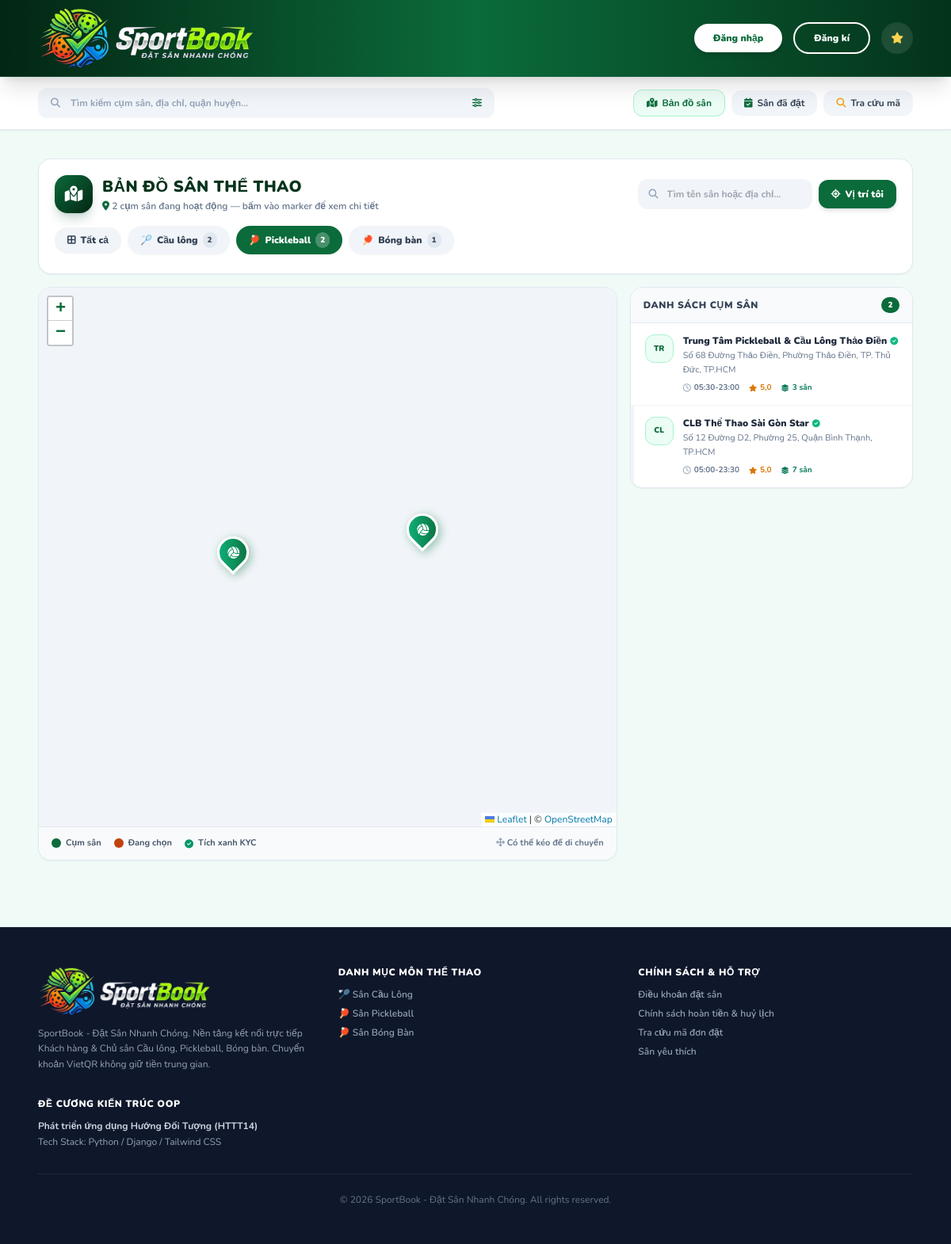
/facilities/map/?category=pickleball, run on an earlier commit of the app's database.
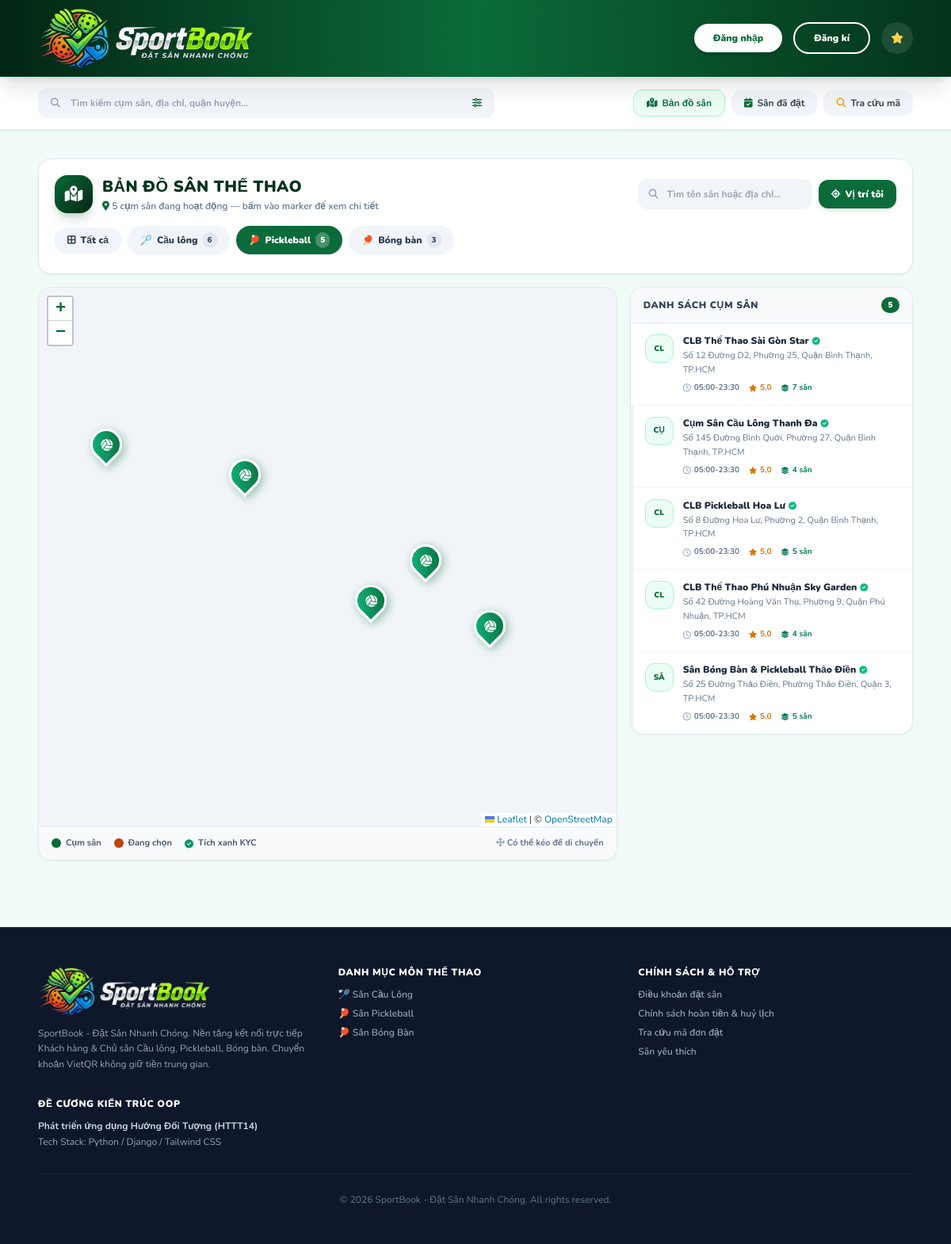
And on a later commit of the database.
### facilities/models.py (models this page shows, shortened)
class SportCategory(models.Model):
    name = models.CharField(max_length=100, unique=True, verbose_name="Tên môn thể thao")
    slug = models.SlugField(max_length=100, unique=True, blank=True)
    icon_url = models.CharField(max_length=255, blank=True, verbose_name="Biểu tượng (Icon)")
    class Meta:
        verbose_name = "Môn thể thao"
        verbose_name_plural = "Danh mục môn thể thao"
    def count_facilities(self) -> int:
        return self.get_active_facilities().count()
    def get_active_facilities(self):
        facility_ids = self.courts.filter(is_active=True).values_list('facility_id', flat=True).distinct()
        return Facility.objects.filter(id__in=facility_ids, active_status=True)

class Facility(models.Model):
    id = models.UUIDField(primary_key=True, default=uuid.uuid4, editable=False)
    owner = models.ForeignKey(
        settings.AUTH_USER_MODEL,
        on_delete=models.CASCADE,
        related_name='facilities',
        verbose_name="Chủ sân"
    )
    name = models.CharField(max_length=255, verbose_name="Tên cụm sân", db_index=True)
    address = models.TextField(verbose_name="Địa chỉ cụ thể")
    phone_contact = models.CharField(max_length=20, verbose_name="Hotline / Zalo liên hệ")
    hotline = models.CharField(max_length=20, blank=True, default='', verbose_name="Hotline chính thức")
    is_verified = models.BooleanField(default=True, verbose_name="Đã xác thực (Tích xanh)", db_index=True)
    reputation_score = models.FloatField(default=5.0, verbose_name="Điểm uy tín (1-5)")
    status = models.CharField(
        max_length=20,
        choices=FacilityStatus.choices,
        default=FacilityStatus.ACTIVE,
        verbose_name="Trạng thái hoạt động",
        db_index=True
    )
    bank_name = models.CharField(max_length=50, verbose_name="Tên ngân hàng (VD: MBBank, VCB, ICB)")
    bank_account_no = models.CharField(max_length=50, verbose_name="Số tài khoản nhận tiền")
    bank_account_name = models.CharField(max_length=150, verbose_name="Tên chủ tài khoản")
    image = models.ImageField(upload_to='facilities/', null=True, blank=True, verbose_name="Ảnh bìa cụm sân")
    custom_qr_image = models.ImageField(upload_to='qrcodes/', null=True, blank=True, verbose_name="Ảnh mã QR thanh toán (Tùy chọn)")
    open_time = models.TimeField(default=time(6, 0), verbose_name="Giờ mở cửa")
    close_time = models.TimeField(default=time(22, 0), verbose_name="Giờ đóng cửa")
    active_status = models.BooleanField(default=True, verbose_name="Đang hoạt động", db_index=True)
    latitude = models.FloatField(default=10.7769, verbose_name="Vĩ độ (GPS Latitude)")
    longitude = models.FloatField(default=106.7009, verbose_name="Kinh độ (GPS Longitude)")
    class Meta:
        verbose_name = "Cụm sân"
        verbose_name_plural = "Danh sách cụm sân"
    def get_display_hotline(self) -> str:
        return self.hotline or self.phone_contact
    def get_cover_image_url(self) -> str:
        if self.image:
            try:
                return self.image.url
            except Exception:
                pass
        name_lower = self.name.lower()
        if 'pickleball' in name_lower:
            return "https://images.unsplash.com/photo-1554068865-24cecd4e34b8?w=800&auto=format&fit=crop&q=80"
        return "https://images.unsplash.com/photo-1626224583764-f87db24ac4ea?w=800&auto=format&fit=crop&q=80"
    def get_average_rating(self) -> float:
        try:
            reviews = self.reviews.all()
            if not reviews.exists():
                return 5.0  # Mặc định sân đạt chuẩn 5.0 sao
            avg = reviews.aggregate(models.Avg('rating'))['rating__avg']
            return round(float(avg), 1) if avg else 5.0
        except Exception:
            return 5.0
    def get_total_reviews(self) -> int:
        try:
            return self.reviews.count()
        except Exception:
            return 0

### facilities/views.py (the view)
# urls.py: path('map/', views.facility_map, name='facility_map'),
def facility_map(request):
    try:
        CleanExpiredLocksService.cleanup()
    except Exception:
        pass
    categories = SportCategory.objects.all()
    selected_category_slug = request.GET.get('category', '')
    search_query = request.GET.get('q', '').strip()
    facilities = Facility.objects.filter(
        active_status=True,
        is_verified=True,
        status=FacilityStatus.ACTIVE
    ).prefetch_related('courts', 'courts__category')
    if selected_category_slug:
        facilities = facilities.filter(courts__category__slug=selected_category_slug).distinct()
    if search_query:
        facilities = facilities.filter(
            Q(name__icontains=search_query) | Q(address__icontains=search_query)
        ).distinct()
    facilities = list(facilities)
    markers = []
    for f in facilities:
        courts = list(f.courts.filter(is_active=True))
        sport_names = list({
            c.category.name for c in courts if c.category
        })
        min_price = None
        for c in courts:
            rule = f.pricing_rules.filter(day_of_week=request_date_weekday()).first()
            if rule and (min_price is None or rule.price_per_hour < min_price):
                min_price = rule.price_per_hour
        markers.append({
            'id': str(f.id),
            'name': f.name,
            'address': f.address,
            'lat': f.latitude,
            'lng': f.longitude,
            'hotline': f.get_display_hotline(),
            'rating': f.get_average_rating(),
            'reviews': f.get_total_reviews(),
            'courts_count': len(courts),
            'sports': sport_names,
            'open_time': f.open_time.strftime('%H:%M'),
            'close_time': f.close_time.strftime('%H:%M'),
            'price_from': int(min_price) if min_price else None,
            'image': f.get_cover_image_url(),
            'is_verified': f.is_verified,
            'url': f'/facilities/{f.id}/',
        })
    if markers:
        center_lat = sum(m['lat'] for m in markers) / len(markers)
        center_lng = sum(m['lng'] for m in markers) / len(markers)
    else:
        center_lat, center_lng = 10.7769, 106.7009
    context = {
        'facilities': facilities,
        'categories': categories,
        'selected_category': selected_category_slug,
        'search_query': search_query,
        'total_facilities_count': len(facilities),
        'markers_json': json.dumps(markers, ensure_ascii=False),
        'center_lat': repr(float(center_lat)),
        'center_lng': repr(float(center_lng)),
    }
    return render(request, 'facilities/facility_map.html', context)

### templates/facilities/facility_map.html (shortened to what this page needs)
{% extends 'base.html' %}
{% block extra_head %}
<link rel="stylesheet" href="https://unpkg.com/leaflet@1.9.4/dist/leaflet.css"
 />
{% endblock %}
{% block content %}
<div class="w-full px-4 sm:px-8 lg:px-12 py-5">
    <div class="bg-white rounded-2xl border border-slate-200 shadow-sm p-4 sm:p-5 mb-4">
        <div class="flex flex-col lg:flex-row lg:items-center justify-between gap-4">
            <div class="flex items-center gap-3">
                <div
                    class="w-12 h-12 rounded-2xl bg-gradient-to-br from-[#0b6b3a] to-[#032614] text-white flex items-center justify-center text-xl shadow-lg shadow-emerald-900/20 flex-shrink-0">
                    <i class="fa-solid fa-map-location-dot"></i>
                </div>
                <div>
                    <h1 class="text-base sm:text-xl font-black text-[#04331b] tracking-wide">BẢN ĐỒ SÂN THỂ THAO</h1>
                    <p class="text-xs text-slate-500 font-semibold mt-0.5">
                        <i class="fa-solid fa-location-dot text-[#0b6b3a]"></i>
                        {{ total_facilities_count }} cụm sân đang hoạt động &mdash; bấm vào marker để xem chi tiết
                    </p>
                </div>
            </div>
            <div class="flex items-center gap-2 flex-wrap">
                <form method="get" class="relative flex-1 min-w-[220px]">
                    <span class="absolute inset-y-0 left-0 pl-3.5 flex items-center text-slate-400 pointer-events-none">
                    </span>
                    <input type="text" name="q" value="{{ search_query }}"
                        placeholder="Tìm tên sân hoặc địa chỉ..."
                        class="w-full pl-9 pr-3 py-2.5 rounded-xl bg-slate-100 border border-transparent focus:border-emerald-500 focus:bg-white text-xs font-bold focus:outline-none focus:ring-2 focus:ring-[#0b6b3a]/20 transition">
                </form>
                <button type="button" id="btn-locate-me" title="Định vị vị trí của tôi"
                    class="px-4 py-2.5 rounded-xl bg-[#0b6b3a] hover:bg-[#064e2a] text-white text-xs font-black transition shadow-md flex items-center gap-1.5 whitespace-nowrap">
                    <i class="fa-solid fa-location-crosshairs"></i> Vị trí tôi
                </button>
            </div>
        </div>
        <div class="flex items-center gap-2 overflow-x-auto pb-1 mt-4 text-xs font-black">
            <a href="{% url 'facilities:facility_map' %}{% if search_query %}?q={{ search_query }}{% endif %}"
                class="px-4 py-2 rounded-full transition flex items-center gap-1.5 whitespace-nowrap shadow-sm {% if not selected_category %} bg-[#0b6b3a] text-white {% else %} bg-slate-100 text-slate-700 hover:bg-slate-200 {% endif %}">
                <i class="fa-solid fa-border-all"></i> Tất cả
            </a>
            {% for cat in categories %}
            <a href="?category={{ cat.slug }}{% if search_query %}&q={{ search_query }}{% endif %}"
                class="px-4 py-2 rounded-full transition flex items-center gap-1.5 whitespace-nowrap shadow-sm {% if selected_category == cat.slug %} bg-[#0b6b3a] text-white {% else %} bg-slate-100 text-slate-700 hover:bg-slate-200 {% endif %}">
                <span>{{ cat.icon_url|default:"🏸" }}</span> {{ cat.name }}
                <span class="text-[10px] px-1.5 py-0.5 rounded-full {% if selected_category == cat.slug %}bg-white/25 text-white{% else %}bg-slate-200 text-slate-600{% endif %}">{{ cat.count_facilities }}</span>
            </a>
            {% endfor %}
        </div>
    </div>
    <div class="grid grid-cols-1 lg:grid-cols-12 gap-4">
        <div class="lg:col-span-8 xl:col-span-9 order-2 lg:order-1">
            <div class="bg-white rounded-2xl border border-slate-200 shadow-sm overflow-hidden">
                <div id="facility-map" class="w-full h-[500px] sm:h-[600px] lg:h-[680px] bg-slate-100"></div>
                <div class="px-4 py-3 border-t border-slate-200 bg-slate-50 flex items-center justify-between flex-wrap gap-3">
                    <div class="flex items-center gap-4 text-[11px] font-bold text-slate-600">
                        <span class="flex items-center gap-1.5">
                            <span class="w-3 h-3 rounded-full bg-[#0b6b3a] inline-block"></span> Cụm sân
                        </span>
                        <span class="flex items-center gap-1.5">
                            <span class="w-3 h-3 rounded-full bg-[#c2410c] inline-block"></span> Đang chọn
                        </span>
                        <span class="flex items-center gap-1.5">
                            <i class="fa-solid fa-circle-check text-emerald-600"></i> Tích xanh KYC
                        </span>
                    </div>
                    <span class="text-[11px] font-bold text-slate-500">
                        <i class="fa-solid fa-arrows-up-down-left-right text-slate-400"></i> Có thể kéo để di chuyển
                    </span>
                </div>
            </div>
        </div>
        <div class="lg:col-span-4 xl:col-span-3 order-1 lg:order-2">
            <div class="bg-white rounded-2xl border border-slate-200 shadow-sm overflow-hidden lg:sticky lg:top-28">
                <div class="px-4 py-3 bg-slate-50 border-b border-slate-200">
                    <h2 class="text-xs font-black text-slate-700 uppercase tracking-wider flex items-center justify-between">
                        <span>Danh sách cụm sân</span>
                        <span class="px-2 py-0.5 rounded-full bg-[#0b6b3a] text-white text-[10px] font-black">{{ total_facilities_count }}</span>
                    </h2>
                </div>
                <div id="map-list" class="map-sidebar-scroll overflow-y-auto max-h-[560px] divide-y divide-slate-100">
                    {% for fac in facilities %}
                    <button type="button" class="map-list-item w-full text-left p-3.5 hover:bg-emerald-50/50 transition border-l-4 border-transparent"
                        data-facility-id="{{ fac.id }}" data-lat="{{ fac.latitude }}" data-lng="{{ fac.longitude }}">
                        <div class="flex items-start gap-3">
                            <div class="w-9 h-9 rounded-xl bg-emerald-50 border border-emerald-200 flex items-center justify-center text-[#0b6b3a] font-black text-[10px] flex-shrink-0 uppercase">
                                {{ fac.name|slice:":2" }}
                            </div>
                            <div class="flex-1 min-w-0">
                                <h3 class="text-xs font-black text-slate-800 truncate flex items-center gap-1">
                                    <span class="truncate">{{ fac.name }}</span>
                                    {% if fac.is_verified %}
                                    <i class="fa-solid fa-circle-check text-emerald-500 text-[10px] flex-shrink-0"></i>
                                    {% endif %}
                                </h3>
                                <p class="text-[11px] text-slate-500 mt-0.5 line-clamp-2 leading-relaxed">{{ fac.address }}</p>
                                <div class="flex items-center gap-3 mt-1.5 text-[10px] font-bold text-slate-500">
                                    <span class="flex items-center gap-1">
                                        <i class="fa-regular fa-clock text-slate-400"></i>
                                        {{ fac.open_time|time:"H:i" }}-{{ fac.close_time|time:"H:i" }}
                                    </span>
                                    <span class="text-amber-600 flex items-center gap-1">
                                        <i class="fa-solid fa-star text-[9px]"></i> {{ fac.get_average_rating }}
                                    </span>
                                    <span class="text-emerald-700 flex items-center gap-1">
                                        <i class="fa-solid fa-layer-group text-[9px]"></i> {{ fac.courts.count }} sân
                                    </span>
                                </div>
                            </div>
                        </div>
                    </button>
                    {% endfor %}
                </div>
            </div>
        </div>
    </div>
</div>
{% endblock %}

What changed in the data, as far as the page shows it:
removed Facility: name "TR", name "Trung Tâm Pickleball & Cầu Lông Thảo Điền", is_verified True (drawn), address "Số 68 Đường Thảo Điền, Phường Thảo Điền, TP. Thủ Đức, TP.HCM", open_time "05:30", close_time "23:00", get_average_rating "5,0", courts.count "3"
computed for SportCategory "Cầu lông": count_facilities "2" → "6"
computed for SportCategory "Pickleball": count_facilities "2" → "5"
computed for SportCategory "Bóng bàn": count_facilities "1" → "3"
added Facility: name "CỤ", name "Cụm Sân Cầu Lông Thanh Đa", is_verified True (drawn), address "Số 145 Đường Bình Quới, Phường 27, Quận Bình Thạnh, TP.HCM", open_time "05:00", close_time "23:30", get_average_rating "5,0", courts.count "4"
added Facility: name "CL", name "CLB Pickleball Hoa Lư", is_verified True (drawn), address "Số 8 Đường Hoa Lư, Phường 2, Quận Bình Thạnh, TP.HCM", open_time "05:00", close_time "23:30", get_average_rating "5,0", courts.count "5"
added Facility: name "CL", name "CLB Thể Thao Phú Nhuận Sky Garden", is_verified True (drawn), address "Số 42 Đường Hoàng Văn Thụ, Phường 9, Quận Phú Nhuận, TP.HCM", open_time "05:00", close_time "23:30", get_average_rating "5,0", courts.count "4"
added Facility: name "SÂ", name "Sân Bóng Bàn & Pickleball Thảo Điền", is_verified True (drawn), address "Số 25 Đường Thảo Điền, Phường Thảo Điền, Quận 3, TP.HCM", open_time "05:00", close_time "23:30", get_average_rating "5,0", courts.count "5"
Also different on the page:
{{ total_facilities_count }}: "2" → "5"
